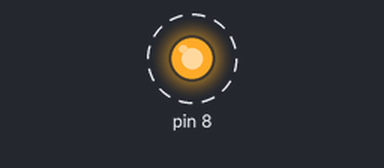
Bench run of a sketch on a simulated Arduino Uno, built with avr-gcc and run on an emulated ATmega328P. Shown: output pins drawn as LEDs (lit = HIGH). Dashed ring = blinking.

Above: at 0.2 s.
Timing chart, 0 to 3.0 s (numbered marks = the images above):
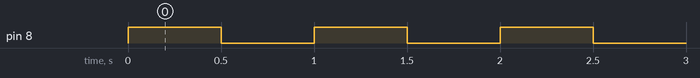

Measured:
- by itself, pin 8: alternates HIGH for 0.50 s and LOW for 0.50 s

The sketch:

test.ino
```cpp
#define F_CPU 8000000UL
#include <avr/io.h>
#include <util/delay.h>

int main(void) {
  // Set PB0 (pin 5) as output
  DDRB |= (1 << PB0);

  while (1) {
    // Turn LED on
    PORTB |= (1 << PB0);
    _delay_ms(500);

    // Turn LED off
    PORTB &= ~(1 << PB0);
    _delay_ms(500);
  }
}
```
